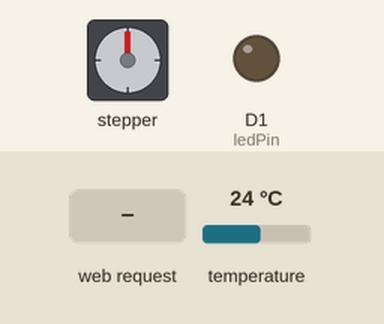
Recording of a sketch running on a simulated ESP8266 (NodeMCU). Shown: stepper motor, output pins drawn as LEDs (lit = HIGH). The test bench sets the inputs (shaded band); at power-on: temperature 24 °C. WiFi joins after 1.5 s; servers stay silent unless stated; uploads are accepted with an empty reply; stepper angles assume 2048 steps per turn; what the sketch prints to the serial monitor is not drawn.

Above: at 2.7 s.
2.8 s: HTTP request GET /set_angle?angle=120 received
At 5.8 s:
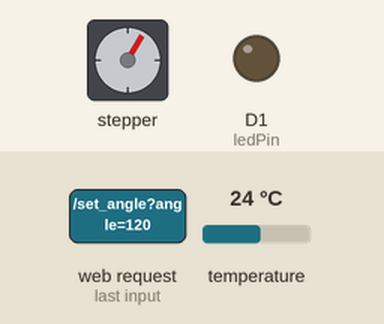
6.3 s: HTTP request GET /on received
At 9.76 s:
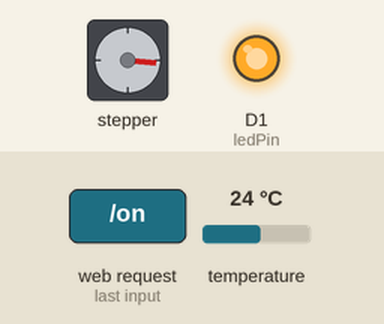
9.8 s: HTTP request GET /off received
At 12.1 s:
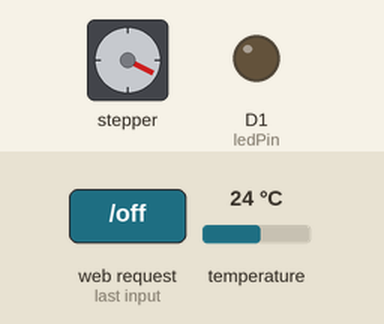
13.3 s: HTTP request GET /on?angle=1 received
At 14.4 s:
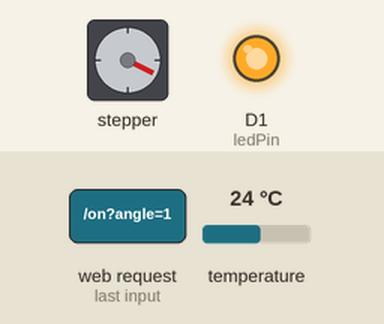
14.8 s: HTTP request GET /set_angle?angle=1 received
At 22.25 s:
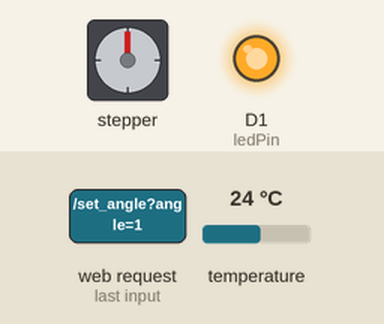
22.4 s: HTTP request GET /off?angle=1 received
At 23.5 s:
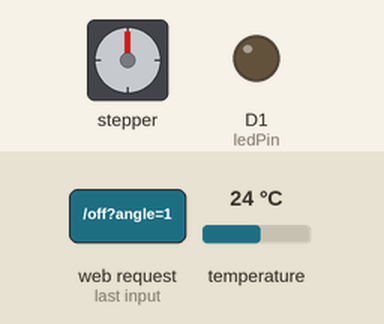
Timing chart, 0 to 24.9 s (numbered marks = the images above; inputs shaded):
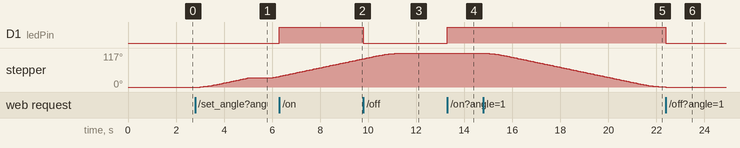

The sketch:

espLED_Motor.ino
```cpp
#include <ESP8266WiFi.h>
#include <ESP8266WebServer.h>
#include <ESP8266HTTPClient.h>
#include <OneWire.h>
#include <DallasTemperature.h>
#include <AccelStepper.h>
extern "C" {
  #include "user_interface.h"
}
#include "config.h"

// --- Pins & Setup ---
const int motorPin1 = D5;
const int motorPin2 = D6;
const int motorPin3 = D7;
const int motorPin4 = D8;
AccelStepper stepper(AccelStepper::FULL4WIRE, motorPin1, motorPin3, motorPin2, motorPin4);

const int ledPin = D1;
#define ONE_WIRE_BUS D3  // DS18B20 an D2
OneWire oneWire(ONE_WIRE_BUS);
DallasTemperature sensors(&oneWire);

ESP8266WebServer server(80);

// --- Sensor & Timing ---
float temperature = NAN;
bool sensorReady = false;

unsigned long lastReadTime = 0;
unsigned long lastRetryTime = 0;
unsigned long lastMemLog = 0;
const unsigned long readInterval = 100000;     // 100 s bei gültigem Sensor
const unsigned long retryInterval = 5000;      // 5 s bei Sensorfehler
const unsigned long memLogInterval = 60000;    // 1 Min Heap-Log
const unsigned long rebootThreshold = 3000;    // min. 3 KB Heap vor Reboot

// --- Stepper ---
int currentAngle = 0;
int targetAngle = 0;

void setup() {
  Serial.begin(115200);
  Serial.println("\nBooting...");

  pinMode(ledPin, OUTPUT);
  sensors.begin();
  stepper.setMaxSpeed(100);
  stepper.setAcceleration(100);

  // WiFi verbinden (Initial)
  WiFi.begin(ssid, password);
  WiFi.setAutoReconnect(true);
  WiFi.persistent(true);

  while (WiFi.status() != WL_CONNECTED) {
    delay(500);
    Serial.print(".");
  }
  Serial.println();
  Serial.print("WiFi connected. IP: ");
  Serial.println(WiFi.localIP());
  Serial.println(WiFi.macAddress());

  // Webserver-Routen
  server.on("/", handleRoot);
  server.on("/on", handleLedOn);
  server.on("/off", handleLedOff);
  server.on("/set_angle", HTTP_GET, setAngle);
  server.on("/get_angle", HTTP_GET, getAngle);
  server.begin();
}

void loop() {
  unsigned long now = millis();

  checkWiFiReconnect();
  server.handleClient();
  handleStepperMovement();

  if (!sensorReady && now - lastRetryTime >= retryInterval) {
    lastRetryTime = now;
    tryReadSensor();
  }

  if (sensorReady && now - lastReadTime >= readInterval) {
    lastReadTime = now;
    tryReadSensor();
  }

  // RAM loggen
  if (now - lastMemLog > memLogInterval) {
    lastMemLog = now;
    unsigned long heap = system_get_free_heap_size();
    Serial.printf("Free heap: %lu bytes\n", heap);
    if (heap < rebootThreshold) {
      Serial.println("Heap critically low. Restarting...");
      delay(500);
      ESP.restart();
    }
  }
}

// --- WLAN-Reconnect ---
void checkWiFiReconnect() {
  if (WiFi.status() != WL_CONNECTED) {
    Serial.println("WiFi lost. Attempting reconnect...");
    WiFi.disconnect();
    delay(100);
    WiFi.begin(ssid, password);
    unsigned long start = millis();
    while (WiFi.status() != WL_CONNECTED && millis() - start < 5000) {
      delay(100);
      yield();
    }
    if (WiFi.status() == WL_CONNECTED) {
      Serial.println("WiFi reconnected.");
    } else {
      Serial.println("Reconnect failed.");
    }
  }
}

// --- Sensor lesen ---
void tryReadSensor() {
  sensors.requestTemperatures();
  float t = sensors.getTempCByIndex(0);

  if (t != DEVICE_DISCONNECTED_C) {
    temperature = t;
    sensorReady = true;
    Serial.printf("Sensor OK: %.1f°C\n", temperature);
    sendData();
  } else {
    sensorReady = false;
    Serial.println("DS18B20 read failed.");
  }
  yield();  // Watchdog
}

// --- HTTP senden ---
void sendData() {
  if (WiFi.status() != WL_CONNECTED) {
    Serial.println("WiFi not connected. Skipping POST.");
    return;
  }

  WiFiClient client;
  HTTPClient http;
  if (!http.begin(client, serverUrl)) {
    Serial.println("HTTP begin failed.");
    return;
  }

  http.setTimeout(2000);
  http.addHeader("Content-Type", "application/json");

  char payload[128];
  snprintf(payload, sizeof(payload),
           "{\"device_id\":\"ESP_01\",\"temperature\":%.1f,\"humidity\":%.1f}",
           temperature, 50.0);  // Dummy Humidity

  int code = http.POST(payload);
  http.end();

  Serial.printf("HTTP POST [%d] → %s\n", code, payload);
}

// --- Stepper ---
void handleStepperMovement() {
  if (stepper.distanceToGo() == 0) {
    stepper.moveTo(targetAngle);
  }
  stepper.run();
  currentAngle = stepper.currentPosition();
}

// --- Webserver Handler ---
void handleRoot() {
  server.send(200, "text/plain", "ESP8266 Status OK");
}

void handleLedOn() {
  digitalWrite(ledPin, HIGH);
  server.send(200, "text/plain", "LED is ON");
}

void handleLedOff() {
  digitalWrite(ledPin, LOW);
  server.send(200, "text/plain", "LED is OFF");
}

void setAngle() {
  if (server.hasArg("angle")) {
    targetAngle = server.arg("angle").toInt() * 2000 / 360;
    server.send(200, "text/plain", "Angle set to: " + String(targetAngle));
  } else {
    server.send(400, "text/plain", "Missing angle parameter");
  }
}

void getAngle() {
  server.send(200, "text/plain", String(currentAngle));
}
```

config_example.h
```cpp
#ifndef CONFIG_H
#define CONFIG_H

const char* ssid = "****";
const char* password = "****";
const char* serverUrl = "http://xxx.xxx.xxx.xx:80/record_temperature";  // Zielserver

#endif
```

Measured:
- after the input at 2.8 s, stepper: turns 31° clockwise in 2.0 s, then 6° clockwise in 0.29 s
- after the input at 6.3 s, D1 (ledPin): LOW → HIGH at once
- after the input at 9.8 s, D1 (ledPin): HIGH → LOW at once
- after the input at 13.3 s, D1 (ledPin): LOW → HIGH at once
- after the input at 14.8 s, stepper: keeps turning counter-clockwise at about 15°/s, starting at once
- after the input at 22.4 s, D1 (ledPin): HIGH → LOW at once
